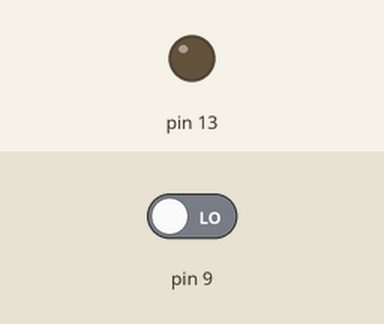
The sketch below on a simulated Arduino Uno, built with avr-gcc and run on an emulated ATmega328P. Shown: output pins drawn as LEDs (lit = HIGH). The inputs (shaded band) are chosen by the test bench; at power-on: pin 9 LOW.

Above: at 1.2 s.
1.3 s: pin 9 driven HIGH
At 2.5 s:
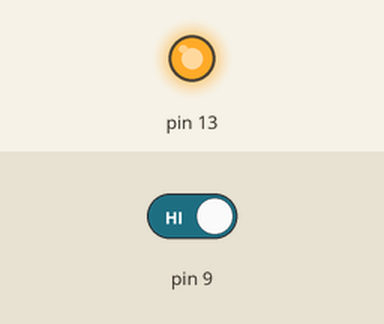
2.8 s: pin 9 driven LOW
At 3.7 s:
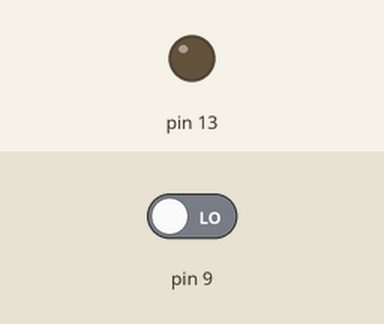
Timing chart, 0 to 5.8 s (numbered marks = the images above; inputs shaded):
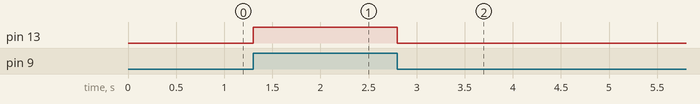

The sketch:

PIR_motion_sensor.ino
```cpp
void setup() {
  // put your setup code here, to run once:
  pinMode(13,OUTPUT);
  pinMode(9,INPUT);

}

void loop() {
  // put your main code here, to run repeatedly:
  if(digitalRead(9)==HIGH)
  digitalWrite(13,HIGH);
  else
  digitalWrite(13,LOW);


}
```

Measured:
- after the input at 1.3 s, pin 13: LOW → HIGH at once
- after the input at 2.8 s, pin 13: HIGH → LOW at once
